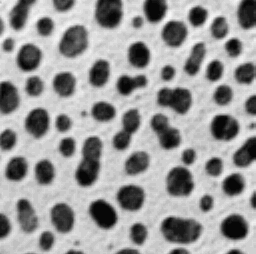
#> input picture Oitava Implementação - Segmentação pelo Método do Vale/imagem_teste_blobs.png, 256 x 254 px
$ python equalizacao.py
#> lines starting #> are read from the running program, lines starting #| are printed output that depends on the picture
from PIL import Image


def montar_histograma(imagem):
    histograma = [0] * 256
    largura, altura = imagem.size
    for y in range(altura):
        for x in range(largura):
            nivel = imagem.getpixel((x, y))
            histograma[nivel] += 1
    return histograma


def normalizar_histograma(histograma):
    total = sum(histograma)
    if total == 0:
        raise ValueError("A imagem deve conter pixels.")
    probabilidades = []
    for quantidade in histograma:
        probabilidades.append(quantidade / total)
    return probabilidades


def acumular_probabilidades(probabilidades):
    acumuladas = []
    soma = 0
    for probabilidade in probabilidades:
        soma += probabilidade
        acumuladas.append(soma)
    return acumuladas


def criar_lut(acumuladas, niveis=256):
    lut = []
    for probabilidade in acumuladas:
        lut.append(min(niveis - 1, int((niveis - 1) * probabilidade + 0.5)))
    return lut


def remapear_imagem(imagem, lut):
    largura, altura = imagem.size
    resultado = Image.new("L", imagem.size)
    for y in range(altura):
        for x in range(largura):
            resultado.putpixel((x, y), lut[imagem.getpixel((x, y))])
    return resultado


def equalizar_imagem(imagem):
    imagem = imagem.convert("L")
    histograma = montar_histograma(imagem)
    probabilidades = normalizar_histograma(histograma)
    acumuladas = acumular_probabilidades(probabilidades)
    lut = criar_lut(acumuladas)
    resultado = remapear_imagem(imagem, lut)
    return resultado, histograma, probabilidades, acumuladas, lut


def executar():
    caminho = input("Caminho da imagem: ").strip().strip('"')
#> the answer given: ../Oitava Implementação - Segmentação pelo Método do Vale/imagem_teste_blobs.png
    try:
        with Image.open(caminho) as entrada:
#> entrada is the input picture: PIL image 256x254 L; min 7, max 247, mean 151.7
            resultado, histograma, probabilidades, acumuladas, lut = equalizar_imagem(entrada)
#> after the loop in montar_histograma, `for y in range(altura):`: histograma = 256 values, max 10396 at index 207, min 0 at index 0, mean 254
#> in normalizar_histograma, `total = sum(histograma)`: total = 65024
#> the loop in normalizar_histograma, `for quantidade in histograma:` made 256 passes
#> quantidade on passes 2 to 4: 0, 0, 0
#> after the loop in normalizar_histograma, `for quantidade in histograma:`: probabilidades = 256 values, max 0.16 at index 207, min 0 at index 0, mean 0.00391
#> the loop in acumular_probabilidades, `for probabilidade in probabilidades:` made 256 passes
#> (probabilidade, soma) on passes 2 to 4: (0, 0), (0, 0), (0, 0)
#> after the loop in acumular_probabilidades, `for probabilidade in probabilidades:`: acumuladas = 256 values from 0 to 1; soma = 1
#> in equalizar_imagem, `acumuladas = acumular_probabilidades(probabilidades)`: acumuladas = 256 values from 0 to 1
#> the loop in criar_lut, `for probabilidade in acumuladas:` made 256 passes
#> after the loop in criar_lut, `for probabilidade in acumuladas:`: lut = 256 values from 0 to 255
#> in remapear_imagem, `resultado = Image.new("L", imagem.size)`: resultado: PIL image 256x254 L; every value is 0
#> after the loop in remapear_imagem, `for y in range(altura):`:
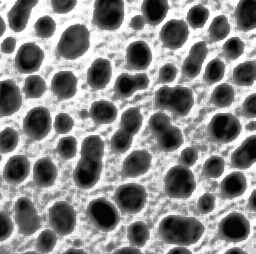
#> resultado: PIL image 256x254 L; min 5, max 255, mean 136.6
#> acumuladas = 256 values from 0 to 1; lut = 256 values from 0 to 255
        resultado.save("equalizada.png")
        with open("histograma.csv", "w", encoding="utf-8") as arquivo:
            arquivo.write("nivel,frequencia,probabilidade,cdf,lut\n")
            for nivel in range(256):
                arquivo.write(f"{nivel},{histograma[nivel]},{probabilidades[nivel]},{acumuladas[nivel]},{lut[nivel]}\n")
        print("Imagem e tabela salvas na pasta de execução.")
    except (OSError, ValueError) as erro:
        print("Erro:", erro)
        raise SystemExit(1)


if __name__ == "__main__":
    executar()
